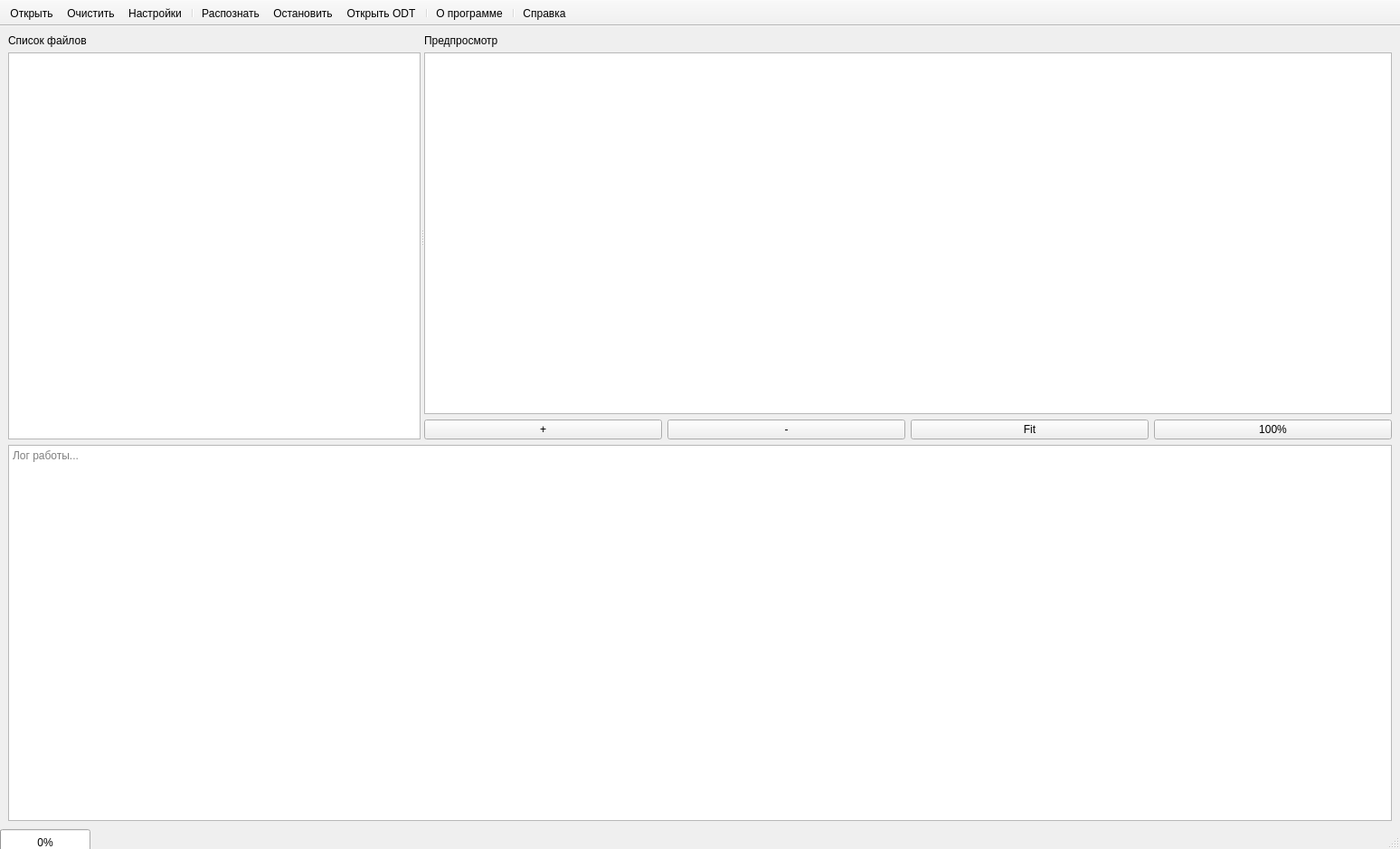
<?xml version="1.0" encoding="UTF-8"?>
<ui version="4.0">
 <class>MainWindow</class>
 <widget class="QMainWindow" name="MainWindow">
  <property name="geometry">
   <rect>
    <x>0</x>
    <y>0</y>
    <width>1548</width>
    <height>939</height>
   </rect>
  </property>
  <property name="windowTitle">
   <string>OCRtoODT GUI</string>
  </property>

  <widget class="QWidget" name="centralwidget">
   <layout class="QVBoxLayout" name="verticalLayoutCentral">
    <property name="spacing">
     <number>6</number>
    </property>


    <!-- Splitter: Левая и правая панель -->
    <item>
     <widget class="QSplitter" name="splitterMain">
      <property name="orientation">
       <enum>Qt::Horizontal</enum>
      </property>

      <!-- Левая панель со списком файлов -->
      <widget class="QWidget" name="panelLeft">
       <layout class="QVBoxLayout" name="verticalLayoutLeft">
        <item>
         <widget class="QLabel" name="lblFiles">
          <property name="text">
           <string>Список файлов</string>
          </property>
        </widget>
        </item>
        <item>
         <widget class="QListView" name="listFiles">
          <property name="minimumWidth">
           <number>220</number>
          </property>
         </widget>
        </item>
       </layout>
      </widget>

      <!-- Правая панель: предпросмотр -->
      <widget class="QWidget" name="panelRight">
       <layout class="QVBoxLayout" name="verticalLayoutRight">
        <item>
         <widget class="QLabel" name="lblPreview">
          <property name="text">
           <string>Предпросмотр</string>
          </property>
         </widget>
        </item>
        <item>
         <widget class="QGraphicsView" name="viewPreview">
          <property name="minimumSize">
           <size>
            <width>600</width>
            <height>400</height>
           </size>
          </property>
         </widget>
        </item>
        <!-- Кнопки Zoom -->
        <item>
         <layout class="QHBoxLayout" name="layoutZoomButtons">
          <item>
           <widget class="QPushButton" name="btnZoomIn">
            <property name="text">
             <string>+</string>
            </property>
           </widget>
          </item>
          <item>
           <widget class="QPushButton" name="btnZoomOut">
            <property name="text">
             <string>-</string>
            </property>
           </widget>
          </item>
          <item>
           <widget class="QPushButton" name="btnZoomFit">
            <property name="text">
             <string>Fit</string>
            </property>
           </widget>
          </item>
          <item>
           <widget class="QPushButton" name="btnZoom100">
            <property name="text">
             <string>100%</string>
            </property>
           </widget>
          </item>
         </layout>
        </item>
       </layout>
      </widget>
     </widget>
    </item>

    <!-- Лог -->
    <item>
     <widget class="QTextEdit" name="textLog">
      <property name="minimumHeight">
       <number>100</number>
      </property>
      <property name="readOnly">
       <bool>true</bool>
      </property>
      <property name="placeholderText">
       <string>Лог работы...</string>
      </property>
     </widget>
    </item>
   </layout>

   <!-- распределяем вертикально вручную -->
   <zorder>splitterMain</zorder>
   <zorder>textLog</zorder>
  </widget>

  <!-- StatusBar -->
  <widget class="QStatusBar" name="statusBar">
   <widget class="QLabel" name="lblStatus">
    <property name="text">
     <string>Готов</string>
    </property>
   </widget>
   <widget class="QProgressBar" name="progressTotal">
    <property name="maximum">
     <number>100</number>
    </property>
    <property name="value">
     <number>0</number>
    </property>
   </widget>
  </widget>

  <!-- Toolbar -->
    <widget class="QToolBar" name="toolBar">
     <property name="movable">
      <bool>false</bool>
     </property>
     <property name="floatable">
      <bool>false</bool>
     </property>
     <attribute name="toolBarArea">
      <enum>TopToolBarArea</enum>
     </attribute>
     <attribute name="toolBarBreak">
      <bool>false</bool>
     </attribute>

     <!-- Группа: ФАЙЛЫ -->
     <addaction name="actionOpen"/>
     <addaction name="actionClear"/>
     <addaction name="actionSettings"/>
     <addaction name="separator"/>

     <!-- Группа: OCR -->
     <addaction name="actionRun"/>
     <addaction name="actionStop"/>
     <addaction name="actionExport"/>
     <addaction name="separator"/>

     <!-- Группа: ПРОГРАММА -->
     <addaction name="actionAbout"/>
     <addaction name="separator"/>
     <addaction name="actionHelp"/>
    </widget>

  <!-- Actions -->
  <action name="actionOpen">
   <property name="text"><string>Открыть</string></property>
  </action>
  <action name="actionSettings">
   <property name="text"><string>Настройки</string></property>
  </action>
  <action name="actionRun">
   <property name="text"><string>Распознать</string></property>
  </action>
  <action name="actionStop">
   <property name="text"><string>Остановить</string></property>
  </action>
  <action name="actionExport">
   <property name="text"><string>Открыть ODT</string></property>
  </action>
  <action name="actionClear">
   <property name="text"><string>Очистить</string></property>
  </action>
  <action name="actionAbout">
   <property name="text"><string>О программе</string></property>
  </action>
  <action name="actionHelp">
   <property name="text"><string>Справка</string></property>
</action>


 </widget>
 <resources/>
 <connections/>
</ui>
